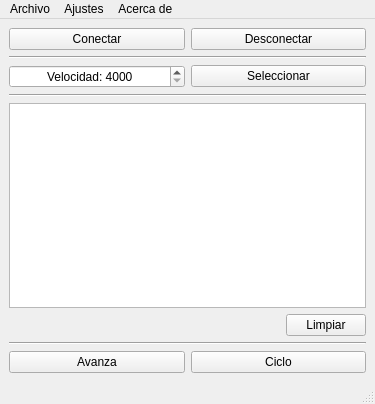
<?xml version="1.0" encoding="UTF-8"?>
<ui version="4.0">
 <class>MainWindow</class>
 <widget class="QMainWindow" name="MainWindow">
  <property name="geometry">
   <rect>
    <x>0</x>
    <y>0</y>
    <width>375</width>
    <height>404</height>
   </rect>
  </property>
  <property name="sizePolicy">
   <sizepolicy hsizetype="Preferred" vsizetype="Ignored">
    <horstretch>0</horstretch>
    <verstretch>0</verstretch>
   </sizepolicy>
  </property>
  <property name="windowTitle">
   <string>MainWindow</string>
  </property>
  <widget class="QWidget" name="centralwidget">
   <layout class="QVBoxLayout" name="verticalLayout_2">
    <item>
     <layout class="QHBoxLayout" name="horizontalLayout">
      <item>
       <widget class="QPushButton" name="Connect_Arduino">
        <property name="text">
         <string>Conectar</string>
        </property>
       </widget>
      </item>
      <item>
       <widget class="QPushButton" name="Disconnect_Arduino">
        <property name="text">
         <string>Desconectar</string>
        </property>
       </widget>
      </item>
     </layout>
    </item>
    <item>
     <layout class="QVBoxLayout" name="verticalLayout">
      <item>
       <widget class="Line" name="line">
        <property name="orientation">
         <enum>Qt::Horizontal</enum>
        </property>
       </widget>
      </item>
     </layout>
    </item>
    <item>
     <layout class="QHBoxLayout" name="horizontalLayout_2">
      <item>
       <widget class="QSpinBox" name="Velocity">
        <property name="alignment">
         <set>Qt::AlignCenter</set>
        </property>
        <property name="suffix">
         <string/>
        </property>
        <property name="prefix">
         <string>Velocidad: </string>
        </property>
        <property name="minimum">
         <number>4000</number>
        </property>
        <property name="maximum">
         <number>20000</number>
        </property>
        <property name="singleStep">
         <number>100</number>
        </property>
       </widget>
      </item>
      <item>
       <widget class="QPushButton" name="Select_Velocity">
        <property name="text">
         <string>Seleccionar</string>
        </property>
       </widget>
      </item>
     </layout>
    </item>
    <item>
     <layout class="QVBoxLayout" name="verticalLayout_3">
      <item>
       <widget class="Line" name="line_2">
        <property name="orientation">
         <enum>Qt::Horizontal</enum>
        </property>
       </widget>
      </item>
     </layout>
    </item>
    <item>
     <layout class="QVBoxLayout" name="verticalLayout_4">
      <item>
       <widget class="QTextBrowser" name="Display">
        <property name="enabled">
         <bool>true</bool>
        </property>
        <property name="sizePolicy">
         <sizepolicy hsizetype="Minimum" vsizetype="Minimum">
          <horstretch>0</horstretch>
          <verstretch>0</verstretch>
         </sizepolicy>
        </property>
        <property name="maximumSize">
         <size>
          <width>16777215</width>
          <height>16777215</height>
         </size>
        </property>
       </widget>
      </item>
      <item alignment="Qt::AlignRight">
       <widget class="QPushButton" name="Clean_Display">
        <property name="text">
         <string>Limpiar</string>
        </property>
       </widget>
      </item>
     </layout>
    </item>
    <item>
     <layout class="QVBoxLayout" name="verticalLayout_5">
      <item>
       <widget class="Line" name="line_3">
        <property name="orientation">
         <enum>Qt::Horizontal</enum>
        </property>
       </widget>
      </item>
     </layout>
    </item>
    <item>
     <layout class="QHBoxLayout" name="horizontalLayout_3">
      <item>
       <widget class="QPushButton" name="pushButton_2">
        <property name="text">
         <string>Avanza</string>
        </property>
       </widget>
      </item>
      <item>
       <widget class="QPushButton" name="pushButton">
        <property name="text">
         <string>Ciclo</string>
        </property>
       </widget>
      </item>
     </layout>
    </item>
   </layout>
  </widget>
  <widget class="QMenuBar" name="menubar">
   <property name="geometry">
    <rect>
     <x>0</x>
     <y>0</y>
     <width>375</width>
     <height>20</height>
    </rect>
   </property>
   <widget class="QMenu" name="menuArchivo">
    <property name="title">
     <string>Archivo</string>
    </property>
   </widget>
   <widget class="QMenu" name="menuAjustes">
    <property name="title">
     <string>Ajustes</string>
    </property>
    <addaction name="Serial_Port"/>
   </widget>
   <widget class="QMenu" name="menuAcerca_de">
    <property name="title">
     <string>Acerca de </string>
    </property>
   </widget>
   <addaction name="menuArchivo"/>
   <addaction name="menuAjustes"/>
   <addaction name="menuAcerca_de"/>
  </widget>
  <widget class="QStatusBar" name="statusbar"/>
  <action name="Serial_Port">
   <property name="text">
    <string>Puerto </string>
   </property>
  </action>
 </widget>
 <resources/>
 <connections/>
</ui>
